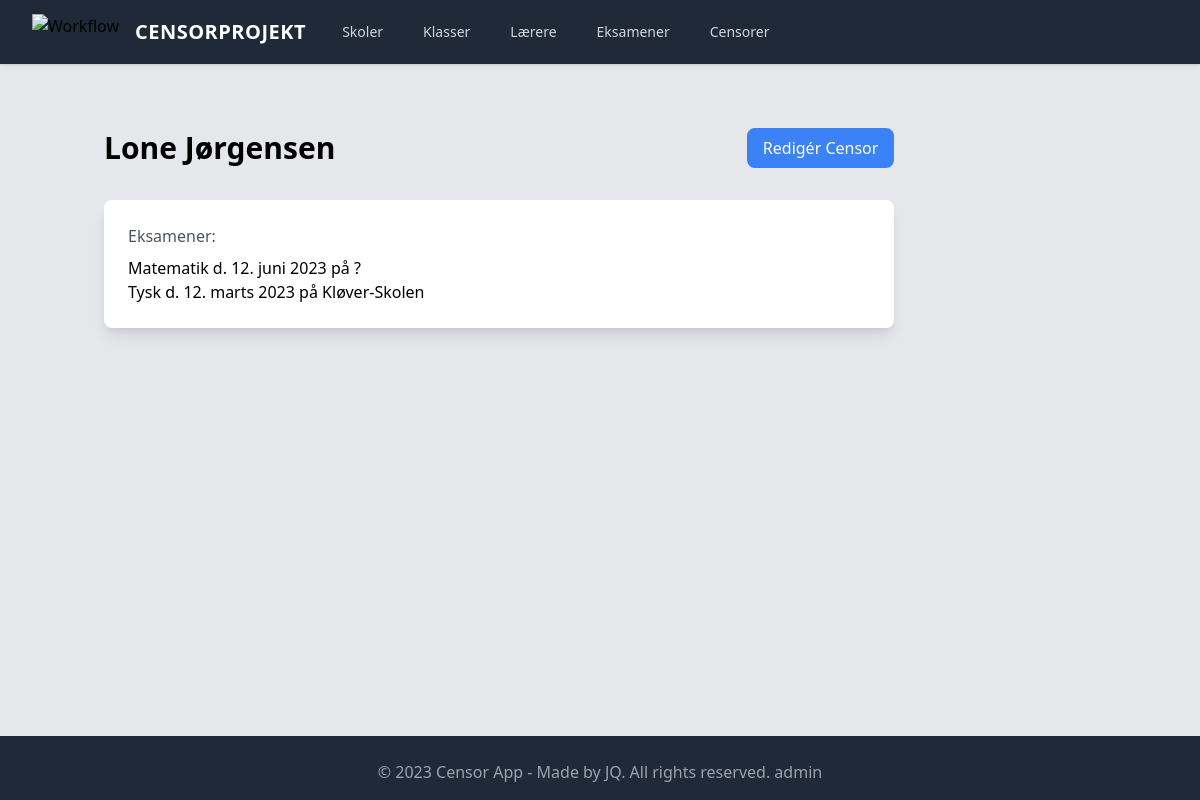
Page /censor/1/ on the committed database.
### censor_app/models.py (models this page shows, shortened)
class Censor(models.Model):
    navn = models.CharField(max_length=200)
    fag = models.CharField(max_length=200)
    skole = models.ForeignKey(
        Skole, blank=True, null=True, on_delete=models.CASCADE, related_name="censorer"
    )
    email = models.EmailField()
    class Meta:
        verbose_name_plural = "Censorer"

class Eksamen(models.Model):
    navn = models.CharField(max_length=200)  # fag
    dato = models.DateField(blank=True, null=True, default=timezone.now)
    skole = models.ForeignKey(
        Skole, blank=True, null=True, on_delete=models.CASCADE, related_name="eksamener"
    )
    skoleklasse = models.ForeignKey(
        Skoleklasse, blank=True, null=True, on_delete=models.CASCADE
    )
    lærer = models.ForeignKey(Lærer, on_delete=models.SET_NULL, blank=True, null=True)
    censor = models.ForeignKey(Censor, on_delete=models.SET_NULL, blank=True, null=True)
    class Meta:
        verbose_name_plural = "Eksamener"

class Skole(models.Model):
    navn = models.CharField(max_length=200)
    adresse = models.CharField(max_length=200)
    def __str__(self):
        return self.navn
    class Meta:
        verbose_name_plural = "Skoler"

### censor_app/views.py (the view)
# urls.py: path("censor/<int:pk>/", CensorDetail.as_view(), name="censor_detail"),
class CensorDetail(DetailView):
    model = Censor
    template_name_suffix = "_detail"
    def get_context_data(self, **kwargs):
        context = super(CensorDetail, self).get_context_data(**kwargs)
        context["eksamener"] = Eksamen.objects.filter(censor=self.object)
        return context

### templates/censor_app/censor_detail.html
{% extends 'censor_app/base.html' %} {% block content %}
<div class="flex justify-between items-center mb-8">
  <h1 class="text-3xl font-bold">{{ censor.navn }}</h1>
  <a
    href="{% url 'censor_update' censor.pk %}"
    class="bg-blue-500 text-white px-4 py-2 rounded-lg"
    >Redigér Censor</a
  >
</div>
<div class="bg-white shadow-lg rounded-lg p-6 mb-8">
  <p class="text-gray-600 mb-2">Eksamener:</p>
  <ul>
    {% for eksamen_censor in eksamener %}
    <li>
      <a href="#"
        ><span>{{ eksamen_censor.navn }}</span>
        <span>d. {{ eksamen_censor.dato }}</span
        ><span> på {{ eksamen_censor.skole|default:"?" }}</span></a
      >
    </li>
    {% endfor %}
  </ul>
</div>
{% endblock %}

### rows in the picture
Censor: navn "Lone Jørgensen"
Eksamen: navn "Matematik", dato "12. juni 2023", skole "?"
Eksamen: navn "Tysk", dato "12. marts 2023", skole "Kløver-Skolen"
